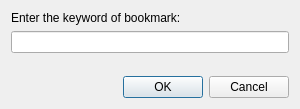
<?xml version="1.0" encoding="UTF-8"?>
<ui version="4.0">
 <class>Meerkat::OpenBookmarkDialog</class>
 <widget class="QDialog" name="Meerkat::OpenBookmarkDialog">
  <property name="geometry">
   <rect>
    <x>0</x>
    <y>0</y>
    <width>300</width>
    <height>109</height>
   </rect>
  </property>
  <property name="windowTitle">
   <string>Go to Bookmark</string>
  </property>
  <layout class="QVBoxLayout" name="verticalLayout">
   <item>
    <widget class="QLabel" name="label">
     <property name="text">
      <string>Enter the keyword of bookmark:</string>
     </property>
     <property name="buddy">
      <cstring>lineEdit</cstring>
     </property>
    </widget>
   </item>
   <item>
    <widget class="QLineEdit" name="lineEdit"/>
   </item>
   <item>
    <spacer name="verticalSpacer">
     <property name="orientation">
      <enum>Qt::Vertical</enum>
     </property>
     <property name="sizeHint" stdset="0">
      <size>
       <width>0</width>
       <height>0</height>
      </size>
     </property>
    </spacer>
   </item>
   <item>
    <widget class="QDialogButtonBox" name="buttonBox">
     <property name="orientation">
      <enum>Qt::Horizontal</enum>
     </property>
     <property name="standardButtons">
      <set>QDialogButtonBox::Cancel|QDialogButtonBox::Ok</set>
     </property>
    </widget>
   </item>
  </layout>
 </widget>
 <resources/>
 <connections>
  <connection>
   <sender>buttonBox</sender>
   <signal>accepted()</signal>
   <receiver>Meerkat::OpenBookmarkDialog</receiver>
   <slot>accept()</slot>
   <hints>
    <hint type="sourcelabel">
     <x>248</x>
     <y>254</y>
    </hint>
    <hint type="destinationlabel">
     <x>157</x>
     <y>274</y>
    </hint>
   </hints>
  </connection>
  <connection>
   <sender>buttonBox</sender>
   <signal>rejected()</signal>
   <receiver>Meerkat::OpenBookmarkDialog</receiver>
   <slot>reject()</slot>
   <hints>
    <hint type="sourcelabel">
     <x>316</x>
     <y>260</y>
    </hint>
    <hint type="destinationlabel">
     <x>286</x>
     <y>274</y>
    </hint>
   </hints>
  </connection>
 </connections>
</ui>
